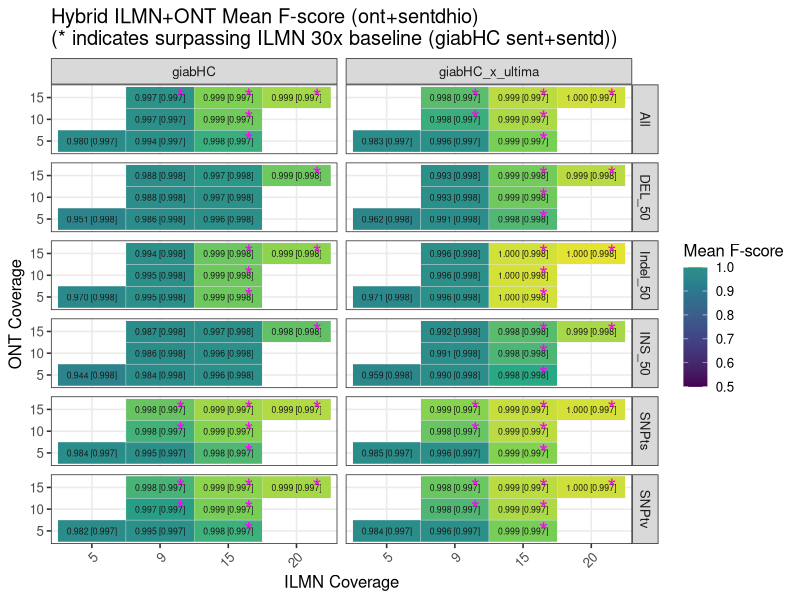

This chart was generated by the following R code:
library(ggplot2)
library(dplyr)
library(scales)

d <- read.csv('./giab_all_downsampled_proc.tsv', sep='\t', header=TRUE)

# Baseline ILMN 30x (giabHC, sent+sentd), excluding unwanted SNP classes
baseline_ilmn <- d %>%
  filter(
    CmpFootprint == 'giabHC',
    ILMN_cov == 30,
    paste0(Aligner, "+", SNVCaller) == 'sent+sentd',
    !SNPClass %in% c('Indel_gt50', 'DEL_gt50', 'INS_gt50')
  ) %>%
  group_by(SNPClass) %>%
  summarize(baseline_Fscore = mean(Fscore, na.rm=TRUE), .groups='drop')

# Hybrid ILMN+ONT data (ont+sentdhio)
hybrid_ilmn_ont <- d %>%
  filter(
    CmpFootprint %in% c('giabHC', 'giabHC_x_ultima'),
    paste0(Aligner, "+", SNVCaller) == 'ont+sentdhio',
    ILMN_cov > 0, ONT_cov > 0,
    !SNPClass %in% c('Indel_gt50', 'DEL_gt50', 'INS_gt50')
  ) %>%
  group_by(CmpFootprint, SNPClass, ILMN_cov, ONT_cov) %>%
  summarize(mean_Fscore = mean(Fscore, na.rm=TRUE), .groups='drop') %>%
  left_join(baseline_ilmn, by='SNPClass') %>%
  mutate(
    exceeds_baseline = mean_Fscore > baseline_Fscore,
    label = sprintf("%.3f [%.3f]", mean_Fscore, baseline_Fscore)
  )

# Plot ILMN+ONT hybrid
ggplot(hybrid_ilmn_ont, aes(x=factor(ILMN_cov), y=factor(ONT_cov), fill=mean_Fscore)) +
  geom_tile(color='grey90') +
  geom_text(aes(label=label), size=2.2, color='grey10') +
  geom_text(data=hybrid_ilmn_ont %>% filter(exceeds_baseline),
            aes(label='*'), color='magenta', size=6, nudge_x=0.3) +
  facet_grid(SNPClass ~ CmpFootprint) +
  scale_fill_viridis_c(name="Mean F-score", limits=c(0.5,1), oob=squish, option='viridis',
                       values=rescale(c(0.5, 0.997, 1))) +
  labs(
    x="ILMN Coverage",
    y="ONT Coverage",
    title="Hybrid ILMN+ONT Mean F-score (ont+sentdhio)\n(* indicates surpassing ILMN 30x baseline (giabHC sent+sentd))"
  ) +
  theme_bw(base_size=12) +
  theme(axis.text.x=element_text(angle=45, hjust=1))
